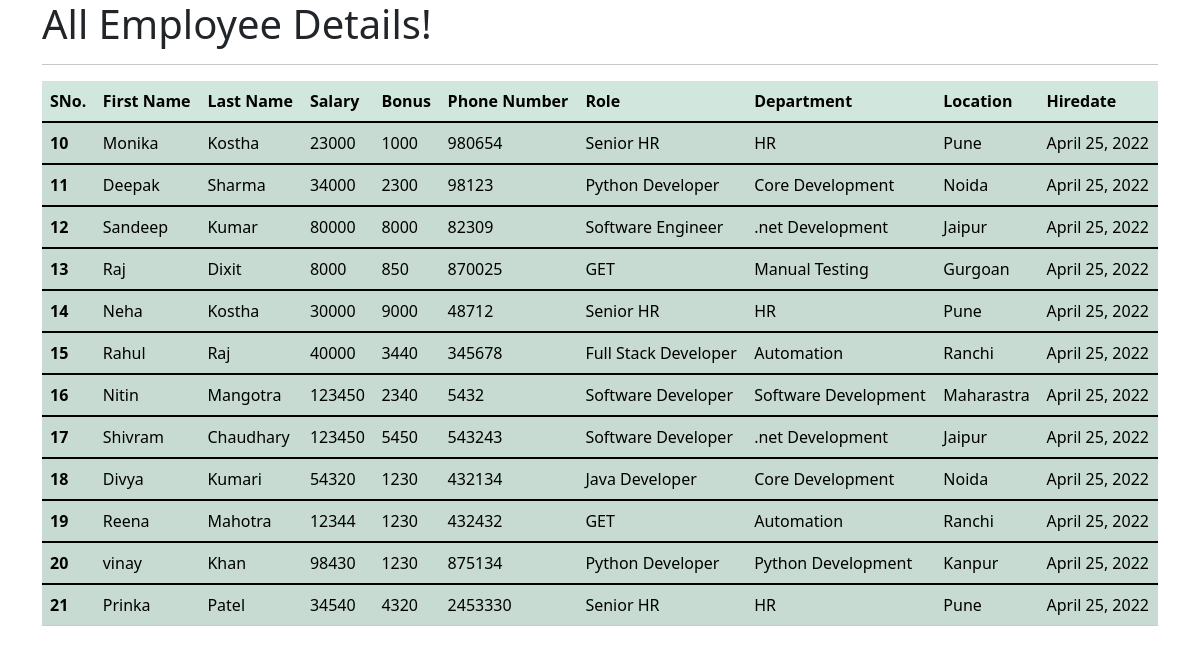
The app's page /all_emp with its own data.
### emp_app/models.py (models this page shows, shortened)
class Employee(models.Model):
    first_name = models.CharField(max_length=100, null=False)
    last_name = models.CharField(max_length=100, null=False)
    dept = models.ForeignKey(Department, on_delete=models.CASCADE)
    salary = models.IntegerField(default=0)
    bonus = models.IntegerField(default=0)
    role = models.ForeignKey(Role, on_delete=models.CASCADE)
    phone = models.IntegerField(default=0)
    hire_date = models.DateField()
    def __str__(self):
        return "%s %s %s" %(self.first_name, self.last_name, self.phone)

class Role(models.Model):
    name = models.CharField(max_length=100, null=False)

class Department(models.Model):
    name = models.CharField(max_length=100, null=False)
    location = models.CharField(max_length=100)

### emp_app/views.py (the view)
# urls.py: path('all_emp', views.all_emp, name='all_emp'),
def all_emp(request):
    emps = Employee.objects.all()
    context = {
        'emps':emps
    }
    print(context)
    return render(request, 'all_emp.html', context)

### emp_app/templates/all_emp.html (shortened to what this page needs)
<!doctype html>
<html lang="en">
<head>
    <link href="https://cdn.jsdelivr.net/npm/bootstrap@5.1.3/dist/css/bootstrap.min.css" rel="stylesheet">
</head>
<body>
    <div class="container">
        <h1>All Employee Details!</h1>
        <hr>
        <table class="table table-success table-striped">
            <thead>
              <tr>
                <th scope="col">SNo.</th>
                <th scope="col">First Name</th>
                <th scope="col">Last Name</th>
                <th scope="col">Salary</th>
                <th scope="col">Bonus</th>
                <th scope="col">Phone Number</th>
                <th scope="col">Role</th>
                <th scope="col">Department</th>
                <th scope="col">Location</th>
                <th scope="col">Hiredate</th>
              </tr>
            </thead>
            {% for emp in emps %}
            <tbody>
              <tr>
                <th scope="row">{{emp.id}}</th>
                <td>{{emp.first_name}}</td>
                <td>{{emp.last_name}}</td>
                <td>{{emp.salary}}</td>
                <td>{{emp.bonus}}</td>
                <td>{{emp.phone}}</td>
                <td>{{emp.role.name}}</td>
                <td>{{emp.dept.name}}</td>
                <td>{{emp.dept.location}}</td>
                <td>{{emp.hire_date}}</td>
              </tr>
            </tbody>
            {% endfor %}
          </table>
    </div>
</body>
</html>

### records on screen
Employee: id "10", first_name "Monika", last_name "Kostha", salary "23000", bonus "1000", phone "980654", role.name "Senior HR", dept.name "HR", dept.location "Pune", hire_date "April 25, 2022"
Employee: id "11", first_name "Deepak", last_name "Sharma", salary "34000", bonus "2300", phone "98123", role.name "Python Developer", dept.name "Core Development", dept.location "Noida", hire_date "April 25, 2022"
Employee: id "12", first_name "Sandeep", last_name "Kumar", salary "80000", bonus "8000", phone "82309", role.name "Software Engineer", dept.name ".net Development", dept.location "Jaipur", hire_date "April 25, 2022"
Employee: id "13", first_name "Raj", last_name "Dixit", salary "8000", bonus "850", phone "870025", role.name "GET", dept.name "Manual Testing", dept.location "Gurgoan", hire_date "April 25, 2022"
Employee: id "14", first_name "Neha", last_name "Kostha", salary "30000", bonus "9000", phone "48712", role.name "Senior HR", dept.name "HR", dept.location "Pune", hire_date "April 25, 2022"
Employee: id "15", first_name "Rahul", last_name "Raj", salary "40000", bonus "3440", phone "345678", role.name "Full Stack Developer", dept.name "Automation", dept.location "Ranchi", hire_date "April 25, 2022"
Employee: id "16", first_name "Nitin", last_name "Mangotra", salary "123450", bonus "2340", phone "5432", role.name "Software Developer", dept.name "Software Development", dept.location "Maharastra", hire_date "April 25, 2022"
Employee: id "17", first_name "Shivram", last_name "Chaudhary", salary "123450", bonus "5450", phone "543243", role.name "Software Developer", dept.name ".net Development", dept.location "Jaipur", hire_date "April 25, 2022"
Employee: id "18", first_name "Divya", last_name "Kumari", salary "54320", bonus "1230", phone "432134", role.name "Java Developer", dept.name "Core Development", dept.location "Noida", hire_date "April 25, 2022"
Employee: id "19", first_name "Reena", last_name "Mahotra", salary "12344", bonus "1230", phone "432432", role.name "GET", dept.name "Automation", dept.location "Ranchi", hire_date "April 25, 2022"
Employee: id "20", first_name "vinay", last_name "Khan", salary "98430", bonus "1230", phone "875134", role.name "Python Developer", dept.name "Python Development", dept.location "Kanpur", hire_date "April 25, 2022"
Employee: id "21", first_name "Prinka", last_name "Patel", salary "34540", bonus "4320", phone "2453330", role.name "Senior HR", dept.name "HR", dept.location "Pune", hire_date "April 25, 2022"
